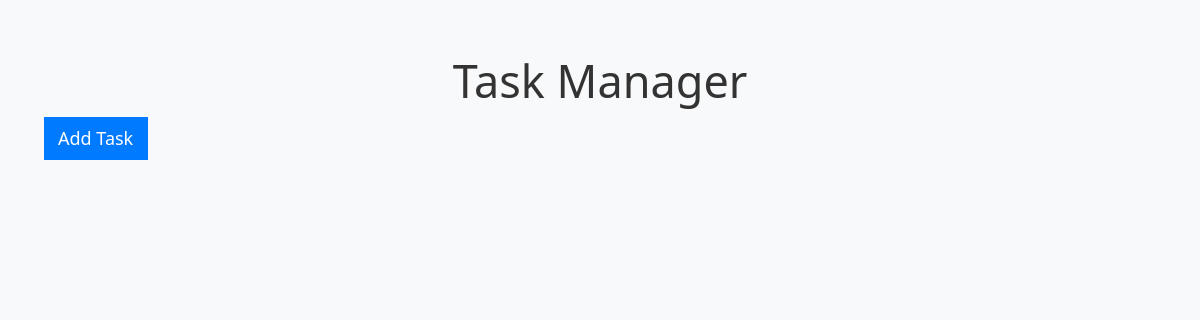
Before: / with the older database file.
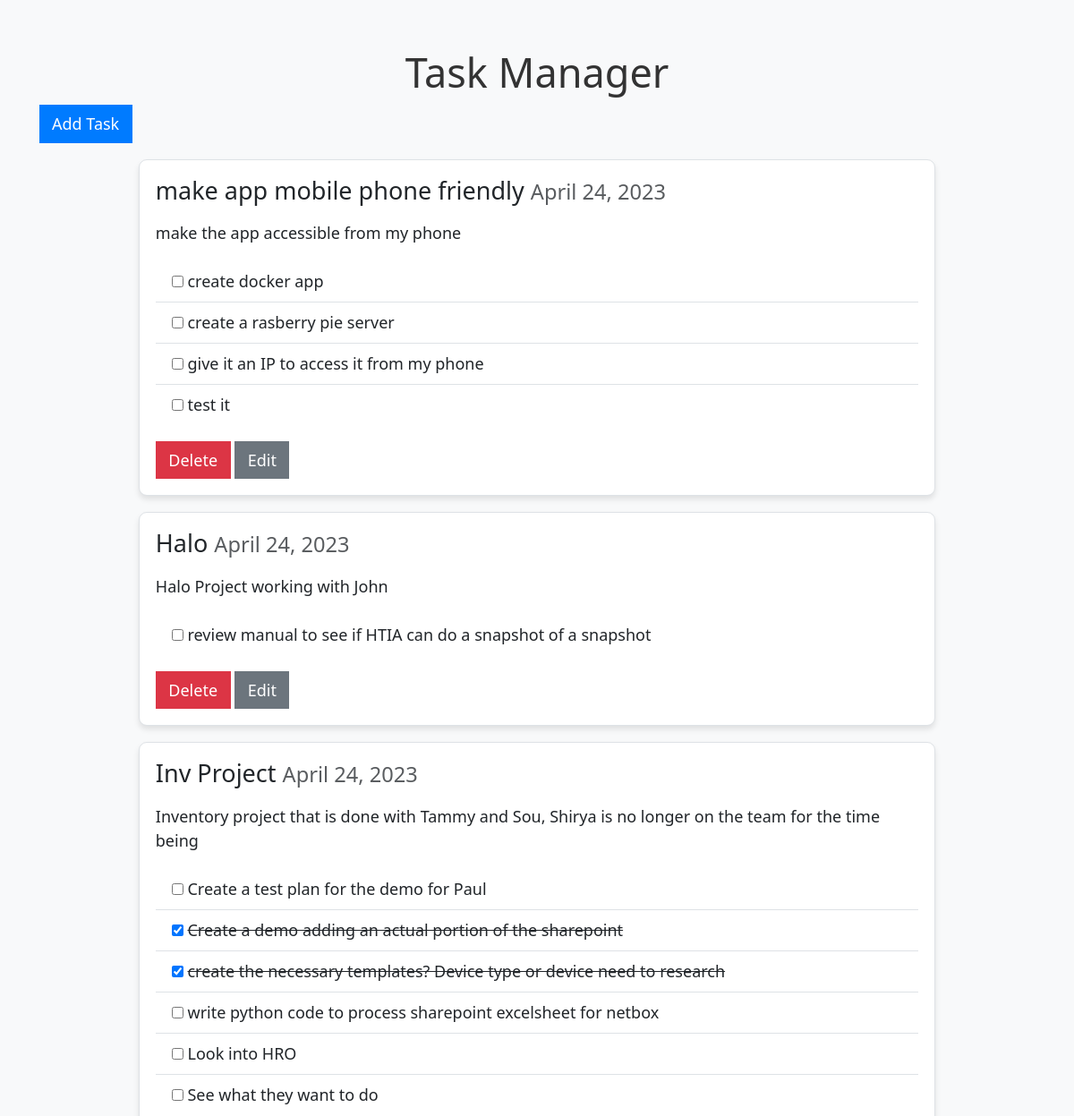
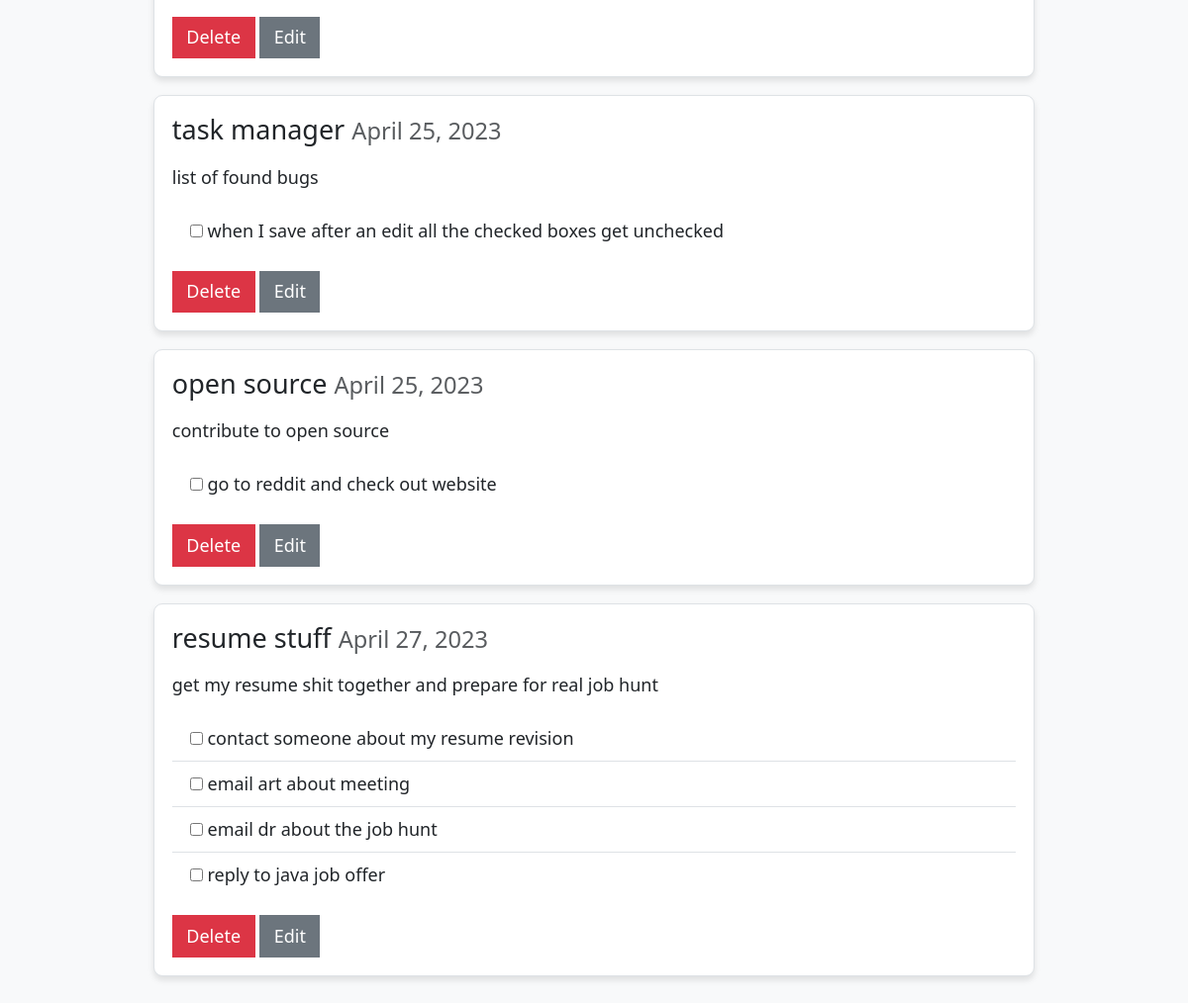
After: the same page with the newer database file (2 pictures, top to bottom).
### models.py (models this page shows)
class Task(db.Model):
    id = db.Column(db.Integer, primary_key=True)
    title = db.Column(db.String(100), nullable=False)
    description = db.Column(db.String(255), nullable=True)
    completed = db.Column(db.Boolean, default=False)
    created_at = db.Column(db.DateTime, nullable=False, default=datetime.utcnow)
    todos = db.relationship('Todo', back_populates='parent_task', lazy=True)

class Todo(db.Model):
    __tablename__ = 'todo'
    id = db.Column(db.Integer, primary_key=True)
    task_id = db.Column(db.Integer, db.ForeignKey('task.id'), nullable=False)
    content = db.Column(db.String(255), nullable=False)
    completed = db.Column(db.Boolean, default=False)
    created_at = db.Column(db.DateTime, nullable=False, default=datetime.utcnow)
    parent_task = db.relationship('Task', back_populates='todos')

### routes.py (the view)
@app.route("/")
def index():
    tasks = Task.query.all()
    return render_template("index.html", tasks=tasks)

### templates/index.html (shortened to what this page needs)
<!DOCTYPE html>
<html lang="en">
  <head>
    <link
      href="https://cdn.jsdelivr.net/npm/bootstrap@5.3.0-alpha1/dist/css/bootstrap.min.css"
      rel="stylesheet"
    />
    <link
      rel="stylesheet"
      href="https://cdnjs.cloudflare.com/ajax/libs/font-awesome/6.1.0/css/all.min.css"
    />
    <link rel="stylesheet" type="text/css" href="{{ url_for('static', filename='css/styles.css') }}">
  </head>
  <body>
    <div class="container">
      <h1 class="text-center mt-5">Task Manager</h1>
      <a href="{{ url_for('add_task_page') }}" class="btn btn-primary mb-3"
        >Add Task</a
      >
      {% for task in tasks %}
      <div class="card mb-3" id="task-card-{{ task.id }}">
        <div class="card-body">
          <h5 class="card-title">
            <span id="task-title-{{ task.id }}" contenteditable="false"
              >{{ task.title }}</span
            >
            <small class="text-muted"
              >{{ task.created_at.strftime("%B %d, %Y") }}</small
            >
          </h5>
          {% if task.description %}
          <p class="card-text">{{ task.description }}</p>
          {% endif %}
          <ul class="list-group list-group-flush">
            {% for todo in task.todos %}
            <li class="list-group-item" id="todo-item-{{ todo.id }}">
              <input
                type="checkbox"
                id="checkbox-{{ todo.id }}"
                {%
                if
                todo.completed
                %}checked{%
                endif
                %}
                onchange="toggleTodo({{ todo.id }})"
              />
              <span
                id="todo-content-{{ todo.id }}"
                {%
                if
                todo.completed
                %}
                style="text-decoration: line-through"
                {%
                endif
                %}
                contenteditable="false"
                >{{ todo.content }}</span
              >
            </li>
            {% endfor %}
          </ul>
          <button
            class="btn btn-danger mt-3"
            onclick="deleteTask({{ task.id }})"
          >
            Delete
          </button>
          <button
            class="btn btn-secondary mt-3"
            id="edit-task-{{ task.id }}"
            onclick="editTask({{ task.id }})"
          >
            Edit
          </button>
        </div>
      </div>
      {% endfor %}
    </div>
  </body>
</html>

### static/css/styles.css (style rules this page uses)
html { font-size: 16px; line-height: 1.5; }
body { color: #333; background-color: #f8f9fa; }
ul, ol { list-style: none; margin: 0; padding: 0; }
.container { margin-top: 2rem; margin-bottom: 2rem; }
h1 { text-align: center; }
.card { box-shadow: 0 4px 6px rgba(0, 0, 0, 0.1); border: 1px solid #dee2e6; border-radius: 0.5rem; transition: all 0.3s ease; }
.card-title { font-size: 1.5rem; margin-bottom: 1rem; }
.btn { border-radius: 0; }
.btn-primary { background-color: #007bff; border-color: #007bff; }
.btn-danger { background-color: #dc3545; border-color: #dc3545; }
.btn-secondary { background-color: #6c757d; border-color: #6c757d; }
@media (min-width: 992px) { html { font-size: 18px; } }
@media (min-width: 992px) { .card { width: 80%; margin: 0 auto; margin-bottom: 2rem; } }

Changed rows visible on the page:
added Task: title "make app mobile phone friendly", created_at "April 24, 2023", description "make the app accessible from my phone"
added Todo: content "create docker app", shown under "make app mobile phone friendly"
added Todo: content "create a rasberry pie server", shown under "make app mobile phone friendly"
added Todo: content "give it an IP to access it from my phone", shown under "make app mobile phone friendly"
added Todo: content "test it", shown under "make app mobile phone friendly"
added Task: title "Halo", created_at "April 24, 2023", description "Halo Project working with John"
added Todo: content "review manual to see if HTIA can do a snapshot of a snapshot", shown under "Halo"
added Task: title "Inv Project", created_at "April 24, 2023", description "Inventory project that is done with Tammy and Sou, Shirya is no longer on the team for the time being"
added Todo: content "Create a test plan for the demo for Paul", shown under "Inv Project"
added Todo: completed "☑", content "Create a demo adding an actual portion of the sharepoint", shown under "Inv Project"
added Todo: completed "☑", content "create the necessary templates? Device type or device need to research", shown under "Inv Project"
added Todo: content "write python code to process sharepoint excelsheet for netbox", shown under "Inv Project"
added Todo: content "Look into HRO", shown under "Inv Project"
added Todo: content "See what they want to do", shown under "Inv Project"
added Task: title "task manager", created_at "April 25, 2023", description "list of found bugs"
added Todo: content "when I save after an edit all the checked boxes get unchecked", shown under "task manager"
added Task: title "open source", created_at "April 25, 2023", description "contribute to open source"
added Todo: content "go to reddit and check out website", shown under "open source"
added Task: title "resume stuff", created_at "April 27, 2023", description "get my resume shit together and prepare for real job hunt"
added Todo: content "contact someone about my resume revision", shown under "resume stuff"
added Todo: content "email art about meeting", shown under "resume stuff"
added Todo: content "email dr about the job hunt", shown under "resume stuff"
added Todo: content "reply to java job offer", shown under "resume stuff"
